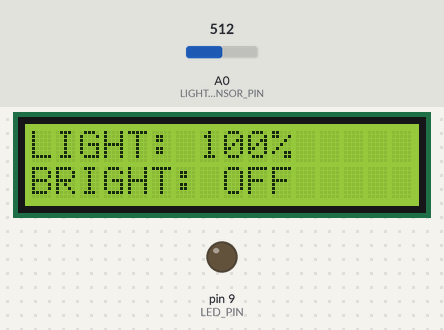
Simulated run of this sketch. Board: Arduino Uno, built with avr-gcc and run on an emulated ATmega328P. Shown: 16×2 character LCD, output pins drawn as LEDs (lit = HIGH). The test bench sets the inputs (shaded band); at power-on: A0 (LIGHT_SENSOR_PIN) = 512. What the sketch prints to the serial monitor is not drawn.

Above: at 2.2 s.
2.3 s: A0 (LIGHT_SENSOR_PIN) set to 317
At 3.1 s:
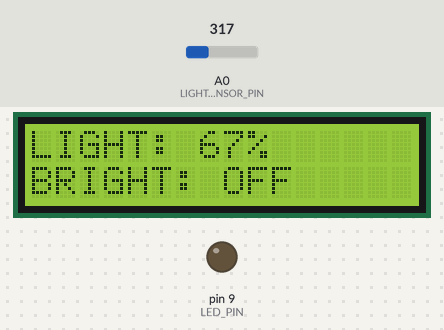
3.8 s: A0 (LIGHT_SENSOR_PIN) set to 293
At 5.2 s:
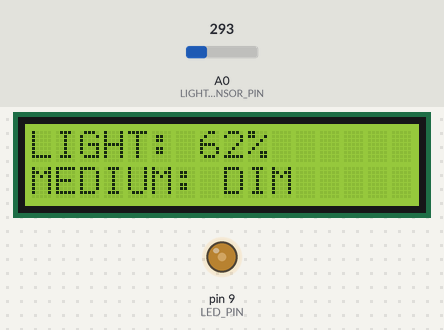
5.5 s: A0 (LIGHT_SENSOR_PIN) set to 124
At 6.6 s:
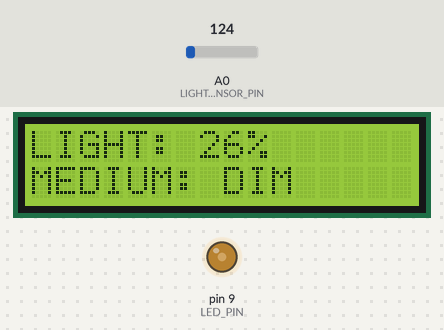
7.2 s: A0 (LIGHT_SENSOR_PIN) set to 109
At 7.9 s:
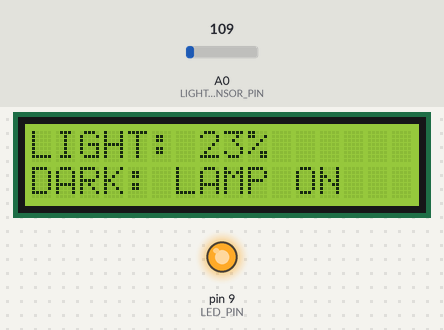
Timing chart, 0 to 9.9 s (numbered marks = the images above; inputs shaded):
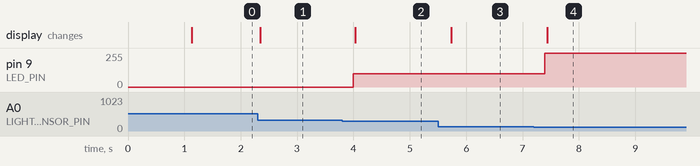

Measured:
- the behaviour switches between 307 and 306 on A0 (LIGHT_SENSOR_PIN) (found by bisection; images 1 and 2)
- the behaviour switches between 118 and 117 on A0 (LIGHT_SENSOR_PIN) (found by bisection; images 3 and 4)
- after the input at 2.3 s, the display: changes after 0.05 s (image 1)
- after the input at 3.8 s, pin 9 (LED_PIN): 0/255 → 100/255 after 0.19 s; the display: changes after 0.24 s (image 2)
- after the input at 5.5 s, the display: changes after 0.24 s (image 3)
- after the input at 7.2 s, pin 9 (LED_PIN): 100/255 → 255/255 after 0.20 s; the display: changes after 0.24 s (image 4)

The sketch:

Light.ino
```cpp
/*
  Light Sensor Application

  A0: Phototransistor emitter and 1 kΩ resistor junction
  A4: I2C LCD SDA data connection
  A5: I2C LCD SCL clock connection
  D9: Red LED through a 300 Ω resistor
  5V: Phototransistor collector and LCD VCC
  GND: Sensor resistor, LED cathode, and LCD GND
*/

#include <Adafruit_LiquidCrystal.h>

// ----- Pins -----
const int LIGHT_SENSOR_PIN = A0;
const int LED_PIN = 9;

// ----- Circuit values -----
const int SENSOR_RESISTOR_OHMS = 1000;
const int LED_RESISTOR_OHMS = 300;
const float ADC_REFERENCE_VOLTS = 5.0;
const int ADC_MAXIMUM = 1023;

// ----- Settings -----
const int SENSOR_MINIMUM = 0;
const int SENSOR_MAXIMUM = 471;
const int DARK_LIMIT_PERCENT = 25;
const int BRIGHT_LIMIT_PERCENT = 65;
const int LED_FULL_PWM = 255;
const int LED_DIM_PWM = 100;
const int LED_OFF_PWM = 0;
const unsigned long SAMPLE_DELAY_MS = 200;

// Address selector 0 corresponds to I2C address 0x20.
Adafruit_LiquidCrystal lcd(0);

// Reads the sensor and keeps its value inside the measured range.
int readCalibratedSensor() {
  int reading = analogRead(LIGHT_SENSOR_PIN);
  return constrain(reading, SENSOR_MINIMUM, SENSOR_MAXIMUM);
}

// Converts the measured sensor range into a relative percentage.
int calculateLightPercent(int sensorReading) {
  return map(
    sensorReading,
    SENSOR_MINIMUM,
    SENSOR_MAXIMUM,
    0,
    100
  );
}

// Converts an ADC reading into an estimated sensor voltage.
float calculateSensorVoltage(int sensorReading) {
  return sensorReading * ADC_REFERENCE_VOLTS / ADC_MAXIMUM;
}

// Selects the LED output for dark, medium, or bright conditions.
int selectLedBrightness(int lightPercent) {
  if (lightPercent < DARK_LIMIT_PERCENT) {
    return LED_FULL_PWM;
  }

  if (lightPercent < BRIGHT_LIMIT_PERCENT) {
    return LED_DIM_PWM;
  }

  return LED_OFF_PWM;
}

// Returns a short name for the current light condition.
const char* getLightCondition(int lightPercent) {
  if (lightPercent < DARK_LIMIT_PERCENT) {
    return "DARK";
  }

  if (lightPercent < BRIGHT_LIMIT_PERCENT) {
    return "MEDIUM";
  }

  return "BRIGHT";
}

void setup() {
  // Configure the LED pin before controlling its brightness.
  pinMode(LED_PIN, OUTPUT);
  analogWrite(LED_PIN, LED_OFF_PWM);

  // Start the 16-column, 2-row I2C LCD.
  lcd.begin(16, 2);
  lcd.setCursor(0, 0);
  lcd.print("LIGHT SENSOR");
  lcd.setCursor(0, 1);
  lcd.print("Starting...");

  delay(1000);
  lcd.clear();

  // Start communication with the Serial Monitor.
  Serial.begin(9600);
}

void loop() {
  // ----- 1) Measure -----
  int sensorReading = readCalibratedSensor();

  // ----- 2) Calculate -----
  int lightPercent = calculateLightPercent(sensorReading);
  float sensorVoltage = calculateSensorVoltage(sensorReading);
  int ledBrightness = selectLedBrightness(lightPercent);
  const char* condition = getLightCondition(lightPercent);

  // Apply the selected PWM brightness to the LED.
  analogWrite(LED_PIN, ledBrightness);

  // ----- 3) Display -----
  lcd.setCursor(0, 0);
  lcd.print("LIGHT: ");
  lcd.print(lightPercent);
  lcd.print("%    ");  // Extra spaces erase digits left from an older value.

  lcd.setCursor(0, 1);

  // Print a fixed-width message so old characters are removed.
  if (lightPercent < DARK_LIMIT_PERCENT) {
    lcd.print("DARK: LAMP ON  ");
  } else if (lightPercent < BRIGHT_LIMIT_PERCENT) {
    lcd.print("MEDIUM: DIM    ");
  } else {
    lcd.print("BRIGHT: OFF    ");
  }

  // ----- 4) Serial Monitor -----
  Serial.print("Sensor: ");
  Serial.print(sensorReading);

  Serial.print(" | Voltage: ");
  Serial.print(sensorVoltage, 2);
  Serial.print(" V");

  Serial.print(" | Light: ");
  Serial.print(lightPercent);
  Serial.print("%");

  Serial.print(" | Condition: ");
  Serial.print(condition);

  Serial.print(" | LED PWM: ");
  Serial.println(ledBrightness);

  delay(SAMPLE_DELAY_MS);
}
```
